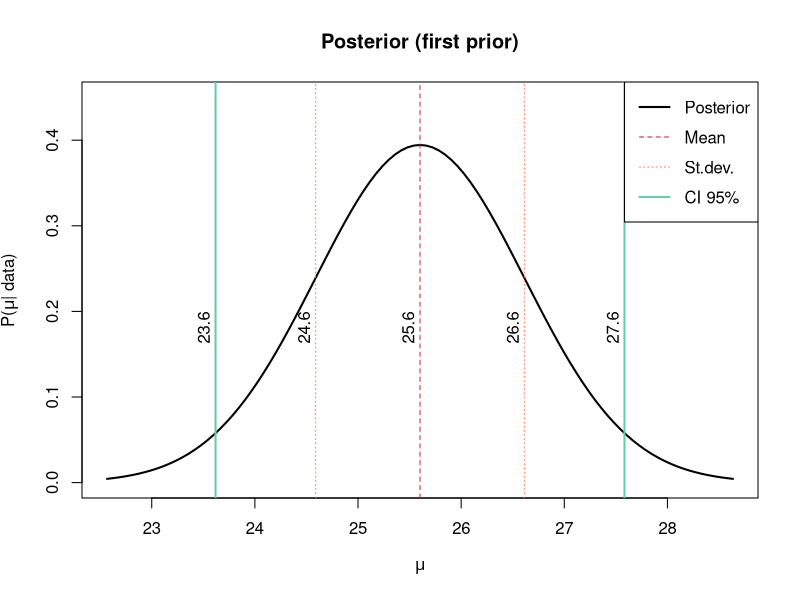
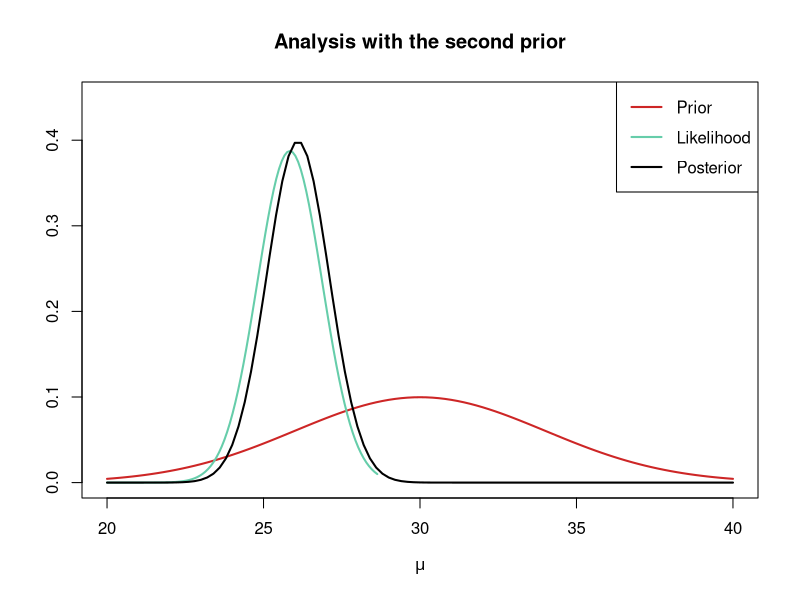
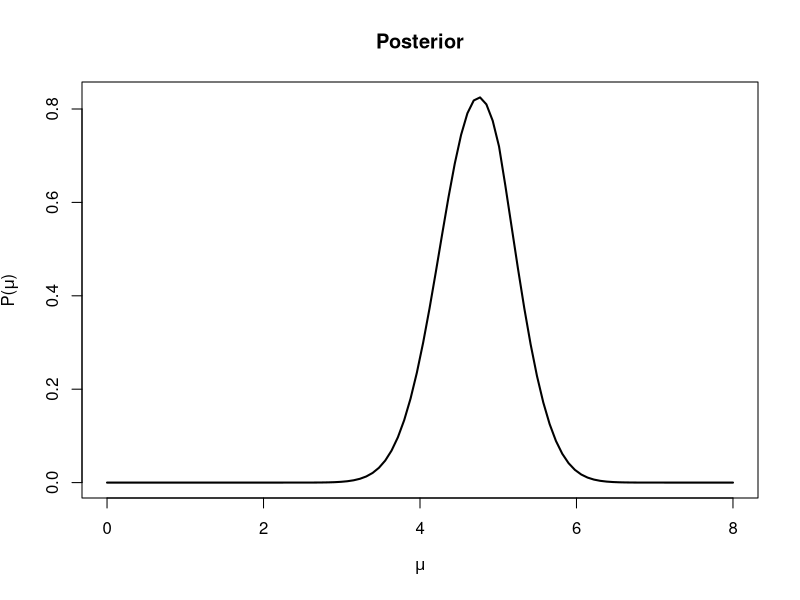
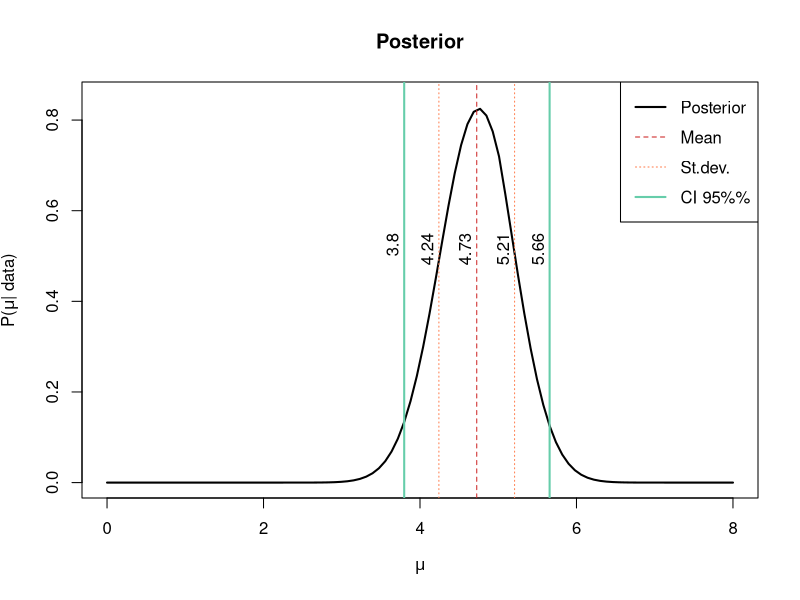
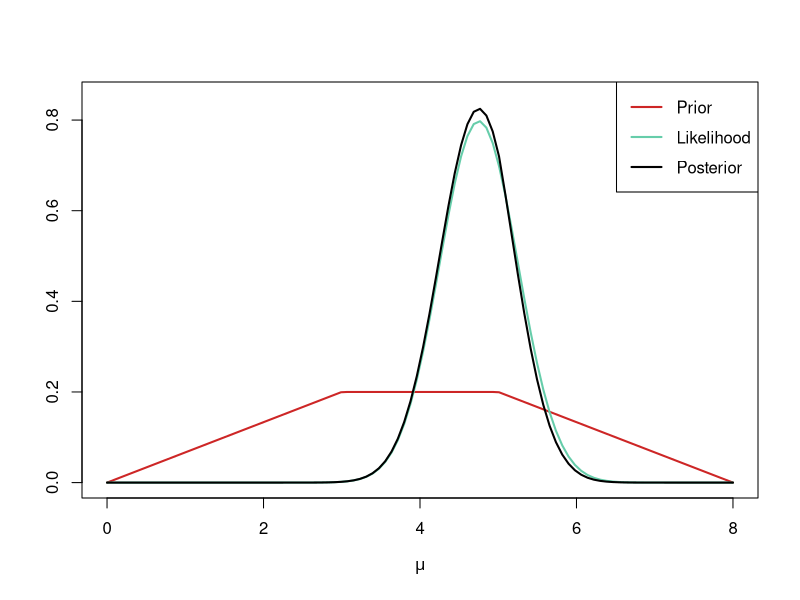
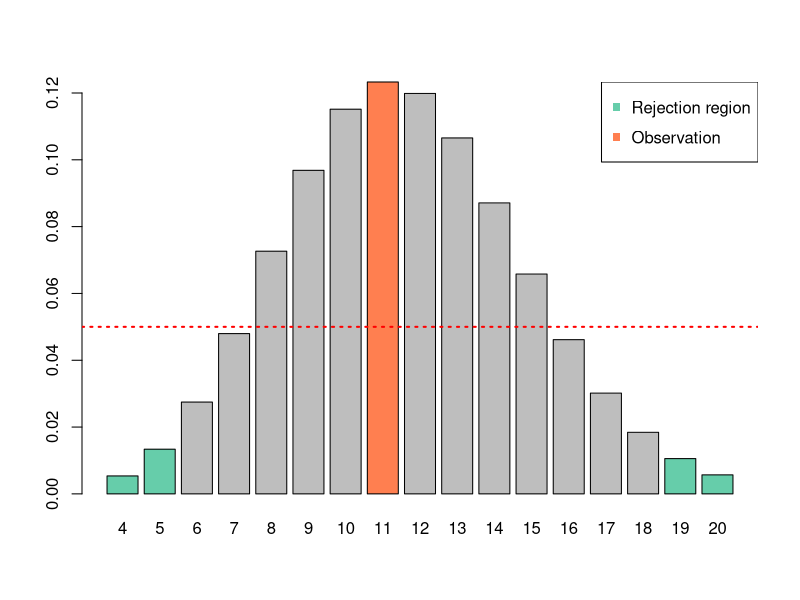
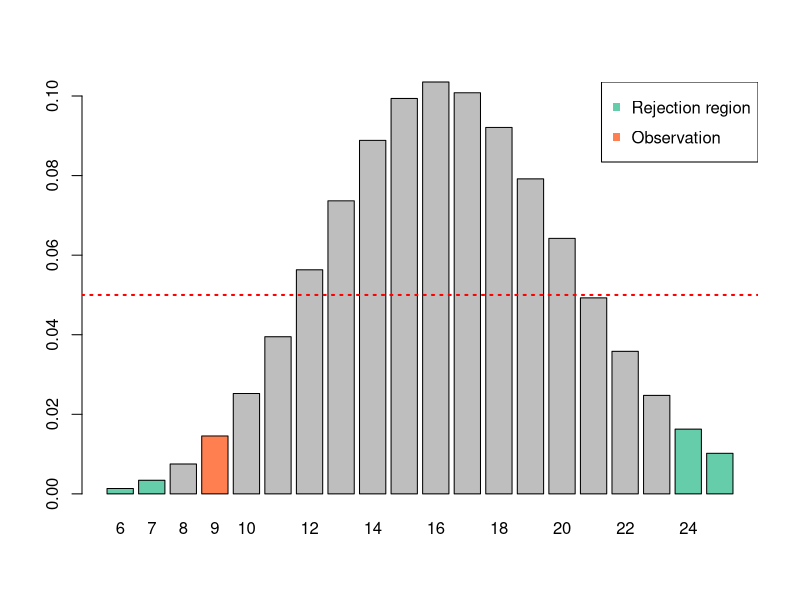

The R script that drew these images, in order:
## ---- chunk 1
options(repr.plot.width=8, repr.plot.height=5) #set a common width/height for plots
## ---- chunk 2
data <- c(26.8, 26.3, 28.3, 28.5, 16.3,
          31.9, 28.5, 27.2, 20.9, 27.5,
          28.0, 18.6, 22.3, 25.0, 31.5)
## ---- chunk 3
sigma.sq <- 16
s.sq <- 25
m <- 20

y.mean <- mean(data)
n <- length(data)

m.prime <- (1 / s.sq) / (n / sigma.sq + 1 / s.sq) * m + (n / sigma.sq) / (n / sigma.sq + 1 / s.sq) * y.mean
s.prime.sq <- sigma.sq * s.sq / (sigma.sq + n * s.sq)

sprintf("The posterior is a Normal distribution with mean m' = %.3f and variance (s')^2 = %.3f", m.prime, s.prime.sq)
## ---- chunk 4
ci <- c(qnorm(.05/2, mean = m.prime, sd = sqrt(s.prime.sq)), qnorm(1 - (0.05/2), mean = m.prime, sd = sqrt(s.prime.sq)))
sprintf("The 95%% credibility interval for mu is: [%.3f, %.3f]", ci[1], ci[2])
## ---- chunk 5
limits <- c(m.prime - 3 * sqrt(s.prime.sq), m.prime + 3*sqrt(s.prime.sq))
plot(0, 0, "n", xlab=expression(mu), ylab = expression(paste("P(", mu, "| data)")), xlim=limits, ylim = c(0,0.45),
     main = "Posterior (first prior)")
curve(dnorm(x, mean = m.prime, sd = sqrt(s.prime.sq)), from = limits[1], to = limits[2], add=TRUE, lwd=2)

abline(v = m.prime, lty = 2, col = 'firebrick3')
abline(v = c(m.prime - sqrt(s.prime.sq), m.prime + sqrt(s.prime.sq)), lty = 3, col = 'coral')
abline(v = ci, col = 'aquamarine3', lty=1, lwd=2)
text(m.prime - sqrt(s.prime.sq), .2, signif(m.prime - sqrt(s.prime.sq),3), srt=90, pos=2)
text(m.prime + sqrt(s.prime.sq), .2, signif(m.prime + sqrt(s.prime.sq),3), srt=90, pos=2)
text(m.prime, .2, signif(m.prime, 3), srt=90, pos=2)
text(ci[1], .2, signif(ci[1],3), srt=90, pos=2)
text(ci[2], .2, signif(ci[2],3), srt=90, pos=2)


legend("topright", c("Posterior", "Mean", "St.dev.", "CI 95%"),
                   lwd=c(2, 1, 1, 2), col=c('black', 'firebrick3', 'coral', 'aquamarine3'),
                   lty = c(1, 2, 3, 1), y.intersp=1.5)
## ---- chunk 6
m2 <- 30
s2.sq <- 16

m2.prime <- (1 / s2.sq) / (n / sigma.sq + 1 / s2.sq) * m2 + (n / sigma.sq) / (n / sigma.sq + 1 / s2.sq) * y.mean
s2.prime.sq <- sigma.sq * s2.sq / (sigma.sq + n * s2.sq)

sprintf("The posterior is a Normal distribution with mean m' = %.3f and variance (s')^2 = %.3f", m2.prime, s2.prime.sq)

ci2 <- c(qnorm(.05/2, mean = m2.prime, sd = sqrt(s2.prime.sq)), qnorm(1 - (0.05/2), mean = m2.prime, sd = sqrt(s2.prime.sq)))
sprintf("The 95%% credibility interval for mu is: [%.3f, %.3f]", ci2[1], ci2[2])

prior <- function(mu) {
    dnorm(mu, mean = m2, sd = sqrt(s2.sq))
}

likelihood <- function(mu) { #Plot as a function of mu (as it must be on the same plot)
    res <- seq(length(mu))
    
    for (i in seq_along(mu)) {
        res[i] <- prod(dnorm(data, mean = mu[i], sd = sqrt(sigma.sq)))        
    }
    return(res)
}

posterior <- function(mu) {
    dnorm(mu, mean = m2.prime, sd = sqrt(s2.prime.sq))
}

limits2 <- c(20, 40)
xs = seq(from = limits2[1], to = limits[2], length.out=100)
plot(0, 0, "n", xlab=expression(mu), ylab = "", xlim=limits2, ylim = c(0,0.45),
     main = "Analysis with the second prior")
curve(prior(x), from = limits2[1], to = limits2[2], add=TRUE, lwd=2, col = 'firebrick3')

like <- likelihood(xs)
#Normalize
like <- like / (sum(like) * (xs[2] - xs[1]))

lines(xs, like, lwd=2, col = 'aquamarine3')
curve(posterior(x), from = limits2[1], to = limits2[2], add=TRUE, lwd=2, col = 'black')

legend("topright", c("Prior", "Likelihood", "Posterior"),
       lwd=c(2,2,2), col=c("firebrick3", "aquamarine3", "black"), y.intersp=1.5)
## ---- chunk 7
ci2[2] - ci2[1]
## ---- chunk 8
ci[2] - ci[1]
## ---- chunk 9
obs <- c(4.09, 4.68, 1.87, 2.62, 5.58, 8.68, 4.07, 4.78,
         4.79, 4.49, 5.85, 5.09, 2.40, 6.27, 6.30, 4.47)
## ---- chunk 10
g <- function(mu) {
    ifelse(0 < mu & mu <= 3, mu, 
    ifelse(3 < mu & mu <= 5, 3,
    ifelse(5 < mu & mu <= 8, 8-mu, 0)))
}
## ---- chunk 11
xs <- seq(from = 0, to = 8, length.out=100)
sigma2.sq <- 4

likelihood.g <- function(mu) { #Unnormalized
    res <- seq_along(mu)
    for (i in seq_along(mu)) {
        res[i] <- prod(dnorm(obs, mean = mu[i], sd = sqrt(sigma2.sq)))
    }
    return(res)
}

norm <- sum(likelihood.g(xs)) * (xs[2] - xs[1])

like.g <- likelihood.g(xs) / norm

posterior.g <- g(xs) * like.g
posterior.g <- posterior.g / (sum(posterior.g) * (xs[2] - xs[1])) #Normalize posterior

plot(xs, posterior.g, "l", xlab=expression(mu), ylab=expression(paste("P(",mu,")")), main = "Posterior", lwd = 2)
## ---- chunk 12
post.mean  <- sum(xs * posterior.g) * (xs[2] - xs[1])
post.stdev <- sqrt(sum((xs - post.mean)^2 * posterior.g) * (xs[2] - xs[1]))
sprintf("Posterior mean: %.3f, Posterior st.dev.: %.3f", post.mean, post.stdev)
## ---- chunk 13
#Compute CDF
post.cdf <- cumsum(posterior.g) * (xs[2] - xs[1])

ci_classes <- findInterval(post.cdf, c(0.05/2, 1- 0.05/2))
#Splits an ordered sequence in classes separated by the values 0.05/2 and 1-0.05/2. 
ci.g <- xs[which(diff(ci_classes) == 1) + 1] #Get the position of these boundaries

sprintf("Credibility interval 95%%: [%.3f, %.3f]", ci.g[1], ci.g[2])
## ---- chunk 14
limits <- c(0,8)
plot(xs, posterior.g, "l", xlab=expression(mu), ylab = expression(paste("P(", mu, "| data)")), xlim=limits, ylim = c(0,0.85),
     main = "Posterior", lwd=2)

abline(v = post.mean, lty = 2, col = 'firebrick3')
abline(v = c(post.mean - post.stdev, post.mean + post.stdev), lty = 3, col = 'coral')
abline(v = ci.g, col = 'aquamarine3', lty=1, lwd=2)
text(post.mean - post.stdev, .55, signif(post.mean - post.stdev,3), srt=90, pos=2)
text(post.mean + post.stdev, .55, signif(post.mean + post.stdev,3), srt=90, pos=2)
text(post.mean, .55, signif(post.mean, 3), srt=90, pos=2)
text(ci.g[1], .55, signif(ci.g[1],3), srt=90, pos=2)
text(ci.g[2], .55, signif(ci.g[2],3), srt=90, pos=2)

legend("topright", c("Posterior", "Mean", "St.dev.", "CI 95%%"),
                   lwd=c(2, 1, 1, 2), col=c('black', 'firebrick3', 'coral', 'aquamarine3'),
                   lty = c(1, 2, 3, 1), y.intersp=1.5)
## ---- chunk 15
limits2 <- c(0,8)

prior.g <- g(xs)
prior.g <- prior.g / (sum(prior.g) * (xs[2] - xs[1])) #Normalize prior
plot(xs, prior.g, "l", xlab=expression(mu), ylab = "", xlim=limits2, ylim = c(0,0.85), lwd=2, col="firebrick3")
lines(xs, like.g, lwd=2, col='aquamarine3')
lines(xs, posterior.g, lwd=2, col = "black")

legend("topright", c("Prior", "Likelihood", "Posterior"),
       lwd=c(2,2,2), col=c("firebrick3", "aquamarine3", "black"), y.intersp=1.5)
## ---- chunk 16
y <- 11
n <- 116

pF <- y / n

sprintf("Frequentist estimate for p: %.3f", pF)
## ---- chunk 17
prior.alpha <- 1
prior.beta  <- 10

post.alpha <- prior.alpha + y
post.beta  <- prior.beta  + n - y

posterior.func <- function(x) {
    dbeta(x, post.alpha, post.beta)
}
## ---- chunk 18
beta_max <- function(alpha, beta) {
    return( (alpha - 1) / (alpha + beta - 2) )
}

pB <- beta_max(post.alpha, post.beta)
sprintf("Bayesian estimate for p: %.3f", pB)
## ---- chunk 19
beta_mean <- function(alpha, beta) {
    return(alpha / (alpha + beta))
}

beta_variance <- function(alpha, beta) {
    return(alpha * beta / ((alpha + beta)^2 * (alpha + beta + 1)))
}

beta_CI <- function(alpha, beta, p) {
    proba <- 1 - p/100
    left <- proba / 2
    right <- 1 - proba / 2
    
    return(c(qbeta(left, alpha, beta), qbeta(right, alpha, beta)))
}
## ---- chunk 20
post.mean <- beta_mean(post.alpha, post.beta)
post.variance <- beta_variance(post.alpha, post.beta)

#CI interval found by "subtracting" tails:
post.ci <- beta_CI(post.alpha, post.beta, 95)

sprintf("Mean: %.5f, Variance: %.5f, CI [95%%]: [%.3f, %.3f]", post.mean, post.variance, post.ci[1], post.ci[2])
## ---- chunk 21
#Area in rejection region:
rejection <- pbinom(5, n, .1) + pbinom(19-1, n, .1, lower.tail=FALSE) #P(Y <= 5) U P(Y >= 19)
sprintf("Area in rejection region: %.3f", rejection)
## ---- chunk 22
rej.a <- 5
rej.b <- 19

limits <- c(4,20)
colors <- rep('gray', limits[2] - limits[1] + 1)
colors[y+1-limits[1]] <- 'coral'

colors[seq(limits[1]:rej.a+ 1 - limits[1])] <- 'aquamarine3'
colors[seq(rej.b, limits[2]) + 1 - limits[1]] <- 'aquamarine3'

cols <- seq(from=limits[1], to=limits[2])
barplot(dbinom(cols, n, 0.1), col = colors, names.arg = cols)
abline(h = .05, col = 'red', lty = 3, lwd = 2) #Is this necessary?

legend("topright", c("Rejection region", "Observation"), col=c("aquamarine3", "coral"), pch=15, y.intersp=1.5)
## ---- chunk 23
n2 <- 165
y2 <- 9
pF2 <- y2 / n2

sprintf("Frequentist estimate for p: %.3f", pF2)
## ---- chunk 24
#Beta(1,10) prior
post_a.alpha <- 1 + y2
post_a.beta  <- 10 + n2 - y2

post_a.max <- beta_max(post_a.alpha, post_a.beta)

sprintf("Bayesian estimate with Beta(1,10) prior: %.3f", post_a.max)
## ---- chunk 25
#Old posterior as new prior
post_b.alpha <- post.alpha + y2
post_b.beta  <- post.beta + n2 - y2

post_b.max <- beta_max(post_b.alpha, post_b.beta)

sprintf("Bayesian estimate with old posterior as prior: %.3f", post_b.max)
## ---- chunk 26
post_a.mean <- beta_mean(post_a.alpha, post_a.beta)
post_a.variance <- beta_variance(post_a.alpha, post_a.beta)
post_a.ci <- beta_CI(post_a.alpha, post_a.beta, 95)

sprintf("Posterior with Beta(1,10) prior: Mean is %.3f, Variance is %.4f, 95%% CI: [%.3f, %.3f]",
        post_a.mean, post_a.variance, post_a.ci[1], post_a.ci[2])

post_b.mean <- beta_mean(post_b.alpha, post_b.beta)
post_b.variance <- beta_variance(post_b.alpha, post_b.beta)
post_b.ci <- beta_CI(post_b.alpha, post_b.beta, 95)

sprintf("Posterior with old posterior as prior: Mean is %.3f, Variance is %.4f, 95%% CI: [%.3f, %.3f]",
        post_b.mean, post_b.variance, post_b.ci[1], post_b.ci[2])
## ---- chunk 27
#Area in rejection region:
rejection <- pbinom(7, n2, .1) + pbinom(24-1, n2, .1, lower.tail=FALSE) #P(Y <= 5) U P(Y >= 24)
sprintf("Area in rejection region: %.3f", rejection)
## ---- chunk 28
rej.a <- 7
rej.b <- 24

limits <- c(6,25)
colors <- rep('gray', limits[2] - limits[1] + 1)
colors[y2+1-limits[1]] <- 'coral'

colors[seq(limits[1]:rej.a+ 1 - limits[1])] <- 'aquamarine3'
colors[seq(rej.b, limits[2]) + 1 - limits[1]] <- 'aquamarine3'

cols <- seq(from=limits[1], to=limits[2])
barplot(dbinom(cols, n2, .1), col = colors, names.arg = cols)
abline(h = .05, col = 'red', lty = 3, lwd = 2) #Is this necessary?

legend("topright", c("Rejection region", "Observation"), col=c("aquamarine3", "coral"), pch=15, y.intersp=1.5)
